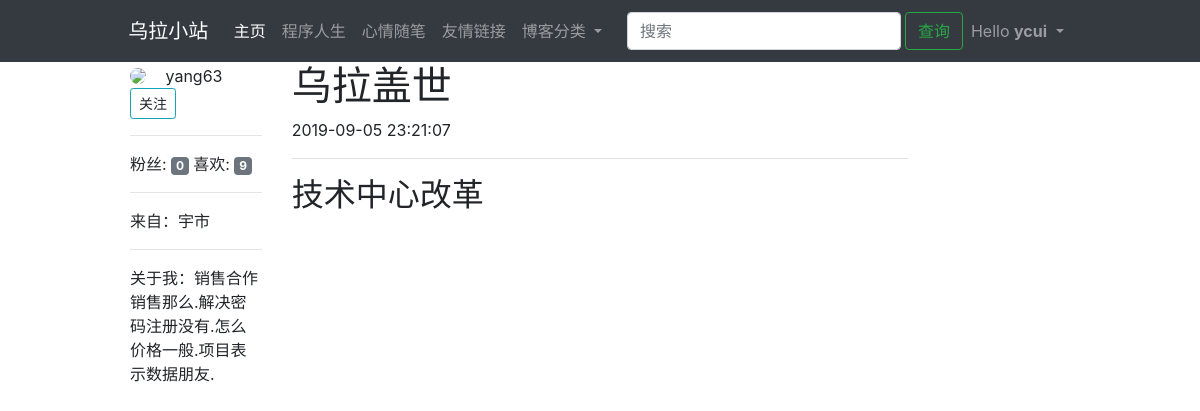
The page /getpost/101 (signed in) on the database its author committed.
### app/models.py (models this page shows, shortened)
class User(UserMixin, db.Model):
    __tablename__ = 'user'
    user_id = db.Column(db.Integer, primary_key=True, comment='用户ID')
    user_name = db.Column(db.String(50), unique=True, comment='用户名')
    user_email = db.Column(db.String(20), unique=True, comment='邮箱')
    user_mbl_nm = db.Column(db.String(20), unique=True, comment='用户电话')
    user_passwd_hash = db.Column(db.String(255), comment='用户密码')
    role_id = db.Column(db.Integer, db.ForeignKey('role.role_id'))
    confirmed = db.Column(db.Boolean, default=False)
    location = db.Column(db.String(64))
    about_me = db.Column(db.Text())
    member_since = db.Column(db.DateTime(), default=datetime.now)
    last_seen = db.Column(db.DateTime(), default=datetime.now)
    post = db.relationship('Post', backref='post', lazy='dynamic')
    followed = db.relationship('Follow',
                               foreign_keys=[Follow.follower_id],
                               backref=db.backref('follower', lazy='joined'),
                               lazy='dynamic',
                               cascade='all, delete-orphan')
    followers = db.relationship('Follow',
                                foreign_keys=[Follow.followed_id],
                                backref=db.backref('followed', lazy='joined'),
                                lazy='dynamic',
                                cascade='all, delete-orphan')
    def is_following(self, user):
        if user.user_id is None:
            return False
        return self.followed.filter_by(
            followed_id=user.user_id).first() is not None
    def ping(self):
        self.last_seen = datetime.now()
        db.session.add(self)
        db.session.commit()
    @property
    def user_passwd(self):
        raise AttributeError('密码不可读')
    def get_id(self):
        return (self.user_id)
    def can(self, perm):
        return self.role is not None and self.role.has_permission(perm)

class Post(db.Model):
    __tablename__ = 'post'
    post_id = db.Column(db.Integer, primary_key=True, comment='文章id')
    user_id = db.Column(
        db.Integer,
        db.ForeignKey('user.user_id'),
        comment='用户ID')
    content = db.Column(db.Text, comment='文章内容')
    crtd_time = db.Column(db.DateTime, comment='创作时间')
    last_edit_time = db.Column(db.Date, comment='最后一次修改时间')
    title = db.Column(db.String(200), comment='文章标题')
    body_html = db.Column(db.Text)

### app/main/views.py (the view)
@main_bp.route('/getpost/<int:postid>')
@pysnooper.snoop()
def get_post(postid):
    post = db.session.query(
        Post.post_id,
        Post.content,
        Post.crtd_time,
        Post.body_html,
        Post.title,
        User.user_name,
        User.user_id,
        User.location,
        User.about_me).filter(
        Post.post_id == postid).filter(
        Post.user_id == User.user_id).first()
    user = User.query.filter(User.user_id == post.user_id).first()
    return render_template('main/post.html', post=post, user=user, title_name='博客')

### app/auth/views.py (called while the page is built)
@auth_bp.before_app_request
@pysnooper.snoop()
def before_request():
    if current_user.is_authenticated:
        current_user.ping()
        if not current_user.confirmed \
                and request.endpoint \
                and request.blueprint != 'auth' \
                and request.endpoint != 'static':
            r = redirect(url_for('auth.unconfirmed'))
            return r

### app/models.py (called while the page is built)
@manager.user_loader
def load_user(user_id):
    return User.query.get(int(user_id))

    def has_permission(self, perm):
        return self.permission & perm == perm

### app/templates/main/post.html (shortened to what this page needs)
{% extends 'main/base.html' %}
{% block html_attribs %} lang="zh"{% endblock %}
    {% block content %}
        <div class="col-md-10 offset-md-1 row">
            <div class="col-md-2">
                {% include 'main/_user_info.html' %}
            </div>
            <div class="col-md-8">
                <h1>{{ post.title }}</h1>
                <p>{{ post.crtd_time.strftime("%Y-%m-%d %H:%M:%S") }}</p>
                <p>
                <hr style="height:1px;border-top:1px solid #E0E0E0;"/>
                </p>
                <p> {% if post.body_html %}
                    {{ post.body_html | safe }}
                {% else %}
                    {{ post.content }}
                {% endif %} </p>
            </div>
        </div>
    {% endblock %}

### app/templates/main/_navbar.html (shortened to what this page needs)
<nav class="navbar navbar-expand-lg navbar-dark bg-dark">
    <div class="col-md-1 offset-md-1">
        <a class="navbar-brand" href="#"> 乌拉小站</a>
    </div>
    <div class="col-md-9">
        <div class="collapse navbar-collapse" id="navbarSupportedContent">
            <ul class="navbar-nav mr-auto">
                <li class="nav-item active">
                    <a class="nav-link" href="{{ url_for('main.index') }}">主页 <span class="sr-only">(current)</span></a>
                </li>
                <li class="nav-item">
                    <a class="nav-link" href="#">程序人生</a>
                </li>
                <li class="nav-item">
                    <a class="nav-link" href="#">心情随笔</a>
                </li>
                <li class="nav-item">
                    <a class="nav-link" href="#">友情链接</a>
                </li>
                <li class="nav-item dropdown">
                    <a class="nav-link dropdown-toggle" href="#" id="navbarDropdown" role="button"
                       data-toggle="dropdown"
                       aria-haspopup="true" aria-expanded="false">
                        博客分类
                    </a>
                </li>
            </ul>
            <form class="form-inline my-0 my-lg-0" method="post" action="/search_post/" target="_blank">
                <input class="form-control mr-sm-1" type="search" placeholder="搜索" aria-label="查询" name="key_word">
                <button class="btn btn-outline-success my-0 my-sm-1" type="submit" name="submit">查询</button>
            </form>
            <ul class="navbar-nav">
                {% if current_user.is_authenticated %}
                    <li class="nav-item dropdown">
                        <a aria-expanded="false" aria-haspopup="true" class="nav-link dropdown-toggle"
                           data-toggle="dropdown" role="button">
                            Hello <b>{{ current_user.user_name }}</b>
                        </a>
                    </li>
                {% else %}
                    <li class="nav-item"><a class="nav-link" href="{{ url_for('auth.login') }}">登录</a></li>
                    <li class="nav-item"><a class="nav-link" href="{{ url_for('auth.register') }}">注册</a></li>
                {% endif %}
            </ul>
        </div>
    </div>
</nav>

### app/templates/main/_user_info.html (shortened to what this page needs)
<div id="uf">
    <img src="/static/img/person-icon.jpg" class="rounded-circle" style="height: 60px;">
    <span class="h7"
          style="vertical-align:middle ;padding-left: 15px">{{ user.user_name }}</span>
    {% if current_user.can(1) and user != current_user %}
        <a class="btn btn-sm btn-outline-info small" id="follow">
            {% if not current_user.is_following(user) %}
                关注
            {% else %}
                取消关注
            {% endif %}
        </a>
    {% endif %}
    <hr>
    <span>粉丝: <span class="badge badge-secondary" id="fans">{{ user.followers.count() }}</span>
    喜欢: <span class="badge badge-secondary" id="collects">{{ user.followed.count() }}</span>
    </span>
    <hr>
    来自：<span id="location">{{ user.location }}</span>
    <hr>
    关于我：<span id="about_me">{{ user.about_me }}</span>
</div>

### rows shown on the page
User: user_name "ycui"
User: user_name "yang63", location "宇市", about_me "销售合作销售那么.解决密码注册没有.怎么价格一般.项目表示数据朋友."
Post: title "乌拉盖世", body_html "技术中心改革"

### other values the page prints
{{ user.followers.count() }} "0"
{{ user.followed.count() }} "9"
{{ post.crtd_time.strftime("%Y-%m-%d %H:%M:%S") }} "2019-09-05 23:21:07"
